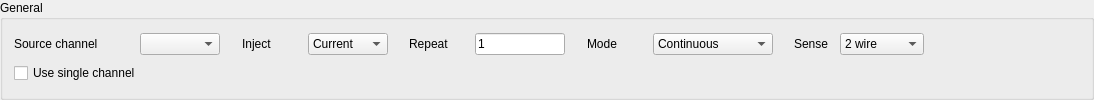
        <widget class="QGroupBox" name="groupBox_general">
         <property name="minimumSize">
          <size>
           <width>0</width>
           <height>0</height>
          </size>
         </property>
         <property name="maximumSize">
          <size>
           <width>16777215</width>
           <height>16777215</height>
          </size>
         </property>
         <property name="title">
          <string>General</string>
         </property>
         <layout class="QVBoxLayout" name="verticalLayout_2">
          <item>
           <layout class="QHBoxLayout" name="HBoxLayout_general" stretch="10,1,10,1,10,1,10,1,10,10">
            <item>
             <layout class="QHBoxLayout" name="HBoxLayout_channel">
              <item>
               <widget class="QLabel" name="label_Channel">
                <property name="sizePolicy">
                 <sizepolicy hsizetype="Fixed" vsizetype="Fixed">
                  <horstretch>0</horstretch>
                  <verstretch>0</verstretch>
                 </sizepolicy>
                </property>
                <property name="minimumSize">
                 <size>
                  <width>120</width>
                  <height>0</height>
                 </size>
                </property>
                <property name="text">
                 <string>Source channel</string>
                </property>
               </widget>
              </item>
              <item>
               <widget class="QComboBox" name="comboBox_channel">
                <property name="sizePolicy">
                 <sizepolicy hsizetype="Fixed" vsizetype="Fixed">
                  <horstretch>0</horstretch>
                  <verstretch>0</verstretch>
                 </sizepolicy>
                </property>
                <property name="minimumSize">
                 <size>
                  <width>80</width>
                  <height>0</height>
                 </size>
                </property>
                <property name="currentIndex">
                 <number>-1</number>
                </property>
               </widget>
              </item>
             </layout>
            </item>
            <item>
             <spacer name="horizontalSpacer_8">
              <property name="orientation">
               <enum>Qt::Orientation::Horizontal</enum>
              </property>
              <property name="sizeHint" stdset="0">
               <size>
                <width>40</width>
                <height>20</height>
               </size>
              </property>
             </spacer>
            </item>
            <item>
             <layout class="QHBoxLayout" name="HBoxLayout_inject" stretch="0,0">
              <item>
               <widget class="QLabel" name="label_inject">
                <property name="sizePolicy">
                 <sizepolicy hsizetype="Fixed" vsizetype="Fixed">
                  <horstretch>0</horstretch>
                  <verstretch>0</verstretch>
                 </sizepolicy>
                </property>
                <property name="minimumSize">
                 <size>
                  <width>60</width>
                  <height>0</height>
                 </size>
                </property>
                <property name="text">
                 <string>Inject</string>
                </property>
               </widget>
              </item>
              <item>
               <widget class="QComboBox" name="comboBox_inject">
                <property name="sizePolicy">
                 <sizepolicy hsizetype="Fixed" vsizetype="Fixed">
                  <horstretch>0</horstretch>
                  <verstretch>0</verstretch>
                 </sizepolicy>
                </property>
                <property name="minimumSize">
                 <size>
                  <width>80</width>
                  <height>0</height>
                 </size>
                </property>
                <property name="currentIndex">
                 <number>0</number>
                </property>
                <item>
                 <property name="text">
                  <string>Current</string>
                 </property>
                </item>
                <item>
                 <property name="text">
                  <string>Voltage</string>
                 </property>
                </item>
               </widget>
              </item>
             </layout>
            </item>
            <item>
             <spacer name="horizontalSpacer_9">
              <property name="orientation">
               <enum>Qt::Orientation::Horizontal</enum>
              </property>
              <property name="sizeHint" stdset="0">
               <size>
                <width>40</width>
                <height>20</height>
               </size>
              </property>
             </spacer>
            </item>
            <item>
             <layout class="QHBoxLayout" name="HBoxLayout_repeat" stretch="0,0">
              <item>
               <widget class="QLabel" name="label_repeat">
                <property name="sizePolicy">
                 <sizepolicy hsizetype="Fixed" vsizetype="Fixed">
                  <horstretch>0</horstretch>
                  <verstretch>0</verstretch>
                 </sizepolicy>
                </property>
                <property name="minimumSize">
                 <size>
                  <width>60</width>
                  <height>0</height>
                 </size>
                </property>
                <property name="text">
                 <string>Repeat</string>
                </property>
               </widget>
              </item>
              <item>
               <widget class="QLineEdit" name="lineEdit_repeat">
                <property name="sizePolicy">
                 <sizepolicy hsizetype="Fixed" vsizetype="Fixed">
                  <horstretch>0</horstretch>
                  <verstretch>0</verstretch>
                 </sizepolicy>
                </property>
                <property name="minimumSize">
                 <size>
                  <width>20</width>
                  <height>0</height>
                 </size>
                </property>
                <property name="text">
                 <string>1</string>
                </property>
               </widget>
              </item>
             </layout>
            </item>
            <item>
             <spacer name="horizontalSpacer_10">
              <property name="orientation">
               <enum>Qt::Orientation::Horizontal</enum>
              </property>
              <property name="sizeHint" stdset="0">
               <size>
                <width>40</width>
                <height>20</height>
               </size>
              </property>
             </spacer>
            </item>
            <item>
             <layout class="QHBoxLayout" name="HBoxLayout_mode">
              <item>
               <widget class="QLabel" name="label_mode">
                <property name="sizePolicy">
                 <sizepolicy hsizetype="Fixed" vsizetype="Fixed">
                  <horstretch>0</horstretch>
                  <verstretch>0</verstretch>
                 </sizepolicy>
                </property>
                <property name="minimumSize">
                 <size>
                  <width>60</width>
                  <height>0</height>
                 </size>
                </property>
                <property name="text">
                 <string>Mode</string>
                </property>
               </widget>
              </item>
              <item>
               <widget class="QComboBox" name="comboBox_mode">
                <property name="sizePolicy">
                 <sizepolicy hsizetype="Fixed" vsizetype="Fixed">
                  <horstretch>0</horstretch>
                  <verstretch>0</verstretch>
                 </sizepolicy>
                </property>
                <property name="minimumSize">
                 <size>
                  <width>120</width>
                  <height>0</height>
                 </size>
                </property>
                <property name="currentIndex">
                 <number>0</number>
                </property>
                <item>
                 <property name="text">
                  <string>Continuous</string>
                 </property>
                </item>
                <item>
                 <property name="text">
                  <string>Pulsed</string>
                 </property>
                </item>
                <item>
                 <property name="text">
                  <string>Mixed</string>
                 </property>
                </item>
               </widget>
              </item>
             </layout>
            </item>
            <item>
             <spacer name="horizontalSpacer_69">
              <property name="orientation">
               <enum>Qt::Orientation::Horizontal</enum>
              </property>
              <property name="sizeHint" stdset="0">
               <size>
                <width>40</width>
                <height>20</height>
               </size>
              </property>
             </spacer>
            </item>
            <item>
             <layout class="QHBoxLayout" name="HBoxLayout_sourceSenseMode" stretch="0,0">
              <item>
               <widget class="QLabel" name="label_sourceSenseMode">
                <property name="sizePolicy">
                 <sizepolicy hsizetype="Fixed" vsizetype="Fixed">
                  <horstretch>0</horstretch>
                  <verstretch>0</verstretch>
                 </sizepolicy>
                </property>
                <property name="minimumSize">
                 <size>
                  <width>40</width>
                  <height>0</height>
                 </size>
                </property>
                <property name="text">
                 <string>Sense</string>
                </property>
               </widget>
              </item>
              <item>
               <widget class="QComboBox" name="comboBox_sourceSenseMode">
                <property name="sizePolicy">
                 <sizepolicy hsizetype="Fixed" vsizetype="Fixed">
                  <horstretch>0</horstretch>
                  <verstretch>0</verstretch>
                 </sizepolicy>
                </property>
                <property name="minimumSize">
                 <size>
                  <width>80</width>
                  <height>0</height>
                 </size>
                </property>
                <property name="currentIndex">
                 <number>0</number>
                </property>
                <item>
                 <property name="text">
                  <string>2 wire</string>
                 </property>
                </item>
                <item>
                 <property name="text">
                  <string>4 wire</string>
                 </property>
                </item>
                <item>
                 <property name="text">
                  <string>2 &amp; 4 wire</string>
                 </property>
                </item>
               </widget>
              </item>
             </layout>
            </item>
            <item>
             <spacer name="horizontalSpacer_11">
              <property name="orientation">
               <enum>Qt::Orientation::Horizontal</enum>
              </property>
              <property name="sizeHint" stdset="0">
               <size>
                <width>40</width>
                <height>20</height>
               </size>
              </property>
             </spacer>
            </item>
           </layout>
          </item>
          <item>
           <layout class="QHBoxLayout" name="HBoxLayout_singleChannel">
            <item>
             <widget class="QCheckBox" name="checkBox_singleChannel">
              <property name="text">
               <string>Use single channel</string>
              </property>
             </widget>
            </item>
           </layout>
          </item>
         </layout>
        </widget>
